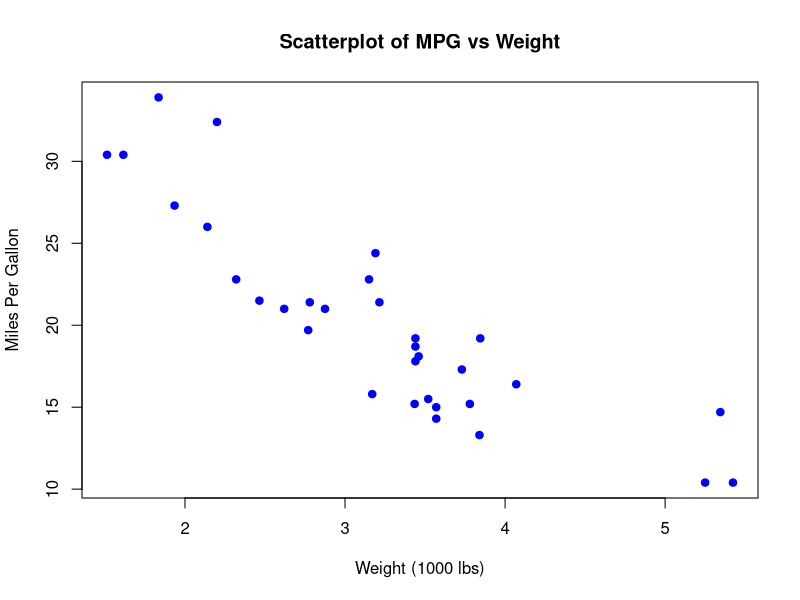

Here is the R script that generated this plot:
## ---- chunk 1
#| out-width: "100%"
plot(mtcars$wt, mtcars$mpg,
     main = "Scatterplot of MPG vs Weight",
     xlab = "Weight (1000 lbs)",
     ylab = "Miles Per Gallon",
     pch = 19, col = "blue")
